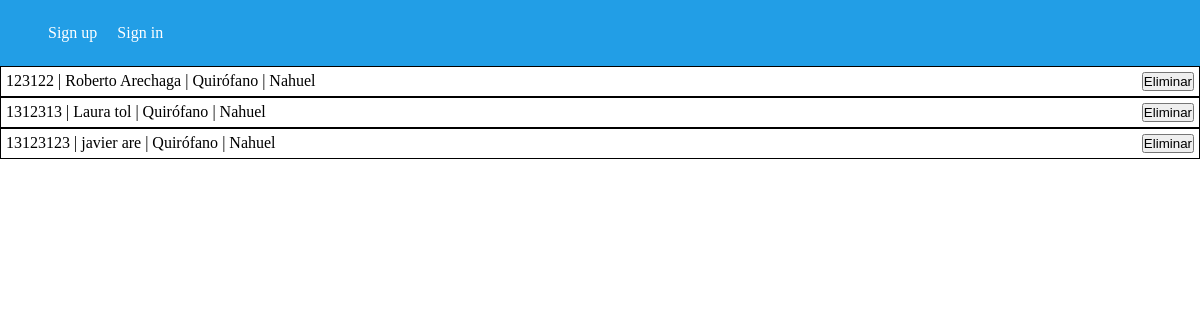
/pacientes/, run on an earlier commit of the app's database.
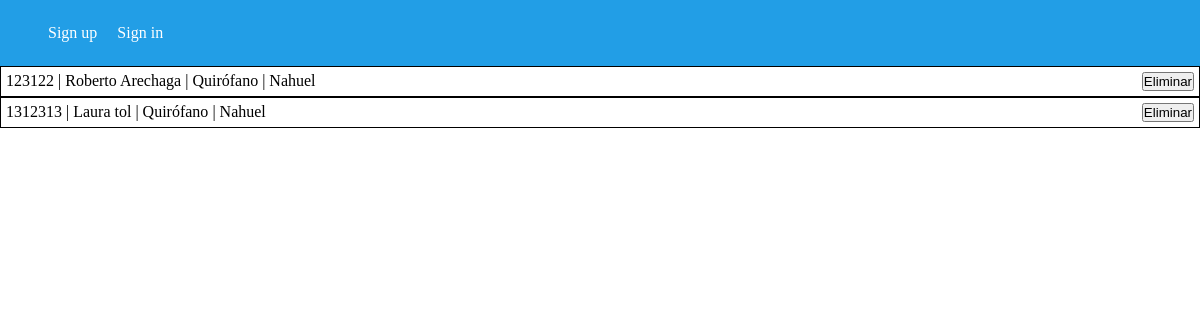
And on a later commit of the database.
### administracion/models.py (models this page shows, shortened)
class Paciente(models.Model):
    nombre_paciente = models.CharField(max_length=100)
    apellido_paciente = models.CharField(max_length=100)
    dni_paciente = models.CharField(max_length=100)
    fecha_nac_paciente = models.DateField()
    medico_asignado = models.ForeignKey(Medico, null=True, on_delete=models.CASCADE)
    zona = models.ForeignKey(Zona, default=None, on_delete=models.CASCADE)
    perfil = models.ForeignKey(Perfil, default=None, on_delete=models.CASCADE)
    domicilio_paciente = models.CharField(max_length=100, default="")
    genero_paciente = models.CharField(max_length=1, default="")
    telefono_paciente = models.CharField(null=True, default="", max_length=10)
    email_paciente = models.CharField(max_length=100, default="")
    grupo_sanguineo = models.CharField(max_length=5, default="")
    peso_paciente_kg = models.IntegerField(default=0)
    altura_paciente = models.IntegerField(default=0)
    alergias = models.TextField(default="")

class Zona(models.Model):
    nombre_zona = models.CharField(max_length=50)
    cant_pacientes = models.IntegerField()

class Medico(models.Model):
    nombre_medico = models.CharField(max_length=100)
    apellido_medico = models.CharField(max_length=100)
    dni_medico = models.CharField(max_length=100)
    fecha_nac_medico = models.DateField()
    domicilio_medico = models.CharField(max_length=100)
    zona = models.ForeignKey(Zona, default=None, on_delete=models.CASCADE)

### administracion/views.py (the view)
# urls.py: path('pacientes/', views.pacientes, name="pacientes"),
def pacientes(req):
    pacientes = Paciente.objects.all()
    return render(req, 'listaPacientes.html',{
        "pacientes":pacientes,
    })

### administracion/templates/listaPacientes.html (shortened to what this page needs)
{% extends 'base.html' %}
{% load static %}
    {% block content %}
        {% if pacientes %}
            {% for paciente in pacientes %}
            <a href="{% url "detalle_zona" paciente.zona.id %}" class="paciente">
                <p>{{paciente.dni_paciente}} | {{paciente.nombre_paciente}} {{paciente.apellido_paciente}} | {{paciente.zona.nombre_zona}} | {{paciente.medico_asignado.nombre_medico}}</p>
                <form action="{% url 'eliminarPaciente' paciente.id %}">
                    <button>Eliminar</button>
                </form>
            </a>
        {% endfor %}
    {% else %}
        <p>No hay ningun paciente en este momento</p>
    {% endif %}
    {% endblock content %}

### main/templates/base.html (shortened to what this page needs)
{% load static %}
<!DOCTYPE html>
<html lang="en">
<head>
    <link rel="stylesheet" href="{% static 'base.css' %}">
</head>
<body>
    <header>
        <ul class="">
            {% if user.is_authenticated %}
            <li><a href="{% url 'logout' %}">Log out</a></li>
            {% else %}
            <li><a href="{% url 'signup' %}">Sign up</a></li>
            <li ><a href="{% url 'signin' %}">Sign in</a></li>
            {% endif %}
          </ul>
    </header>
    {% block content %}
    {% endblock content %}
</body>
</html>

### main/static/base.css (style rules this page uses)
* { padding: 0; margin: 0; }
header { padding: 1.5rem 3rem; background-color: rgb(34, 158, 230); display: flex; gap: 20px; justify-content: space-between; }
header a { color: white; text-decoration: none; }
header li { list-style: none; }
header ul { display: flex; gap: 20px; }

### administracion/templates/listaPacientes.html (style rules this page uses)
.paciente { border: 1px solid black; padding: 5px; display: flex; cursor: pointer; text-decoration: none; color: black; justify-content: space-between; }

What changed in the data, as far as the page shows it:
removed Paciente: dni_paciente "13123123", nombre_paciente "javier", apellido_paciente "are", zona.nombre_zona "Quirófano", medico_asignado.nombre_medico "Nahuel"
